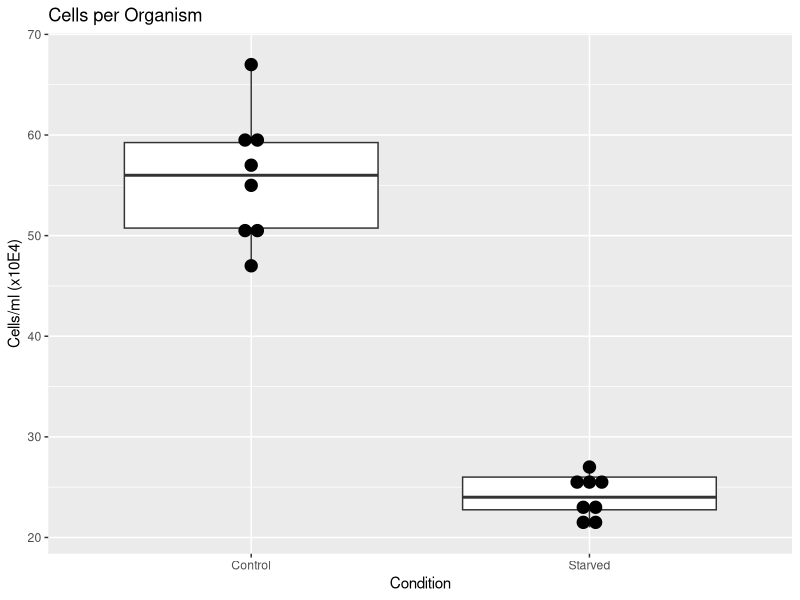

Here is the R script that generated this plot:
library(ggplot2)

forPlot <- data.frame(
  y = c(47,51,50,55,59,60,67,57,26,27,22,21,23,25,23,26),
  x = as.factor(c(rep('Control',8),rep('Starved',8)))
)

p <- ggplot(forPlot, aes(x=x, y=y)) + geom_boxplot()

p + geom_dotplot(binaxis='y', stackdir='center', dotsize=0.8) +
  ylab("Cells/ml (x10E4)") + 
  xlab("Condition") +
  ggtitle("Cells per Organism")

#All pairwise fold-changes, get std dev
control <- c(47,51,50,55,59,60,67,57)
starved <- c(26,27,22,21,23,25,23,26)

f1 <- function(x, y) list(x/y)
out1 <- outer(control, starved, FUN = Vectorize(f1)) 

mean(as.numeric(out1))

sd(as.numeric(out1))

